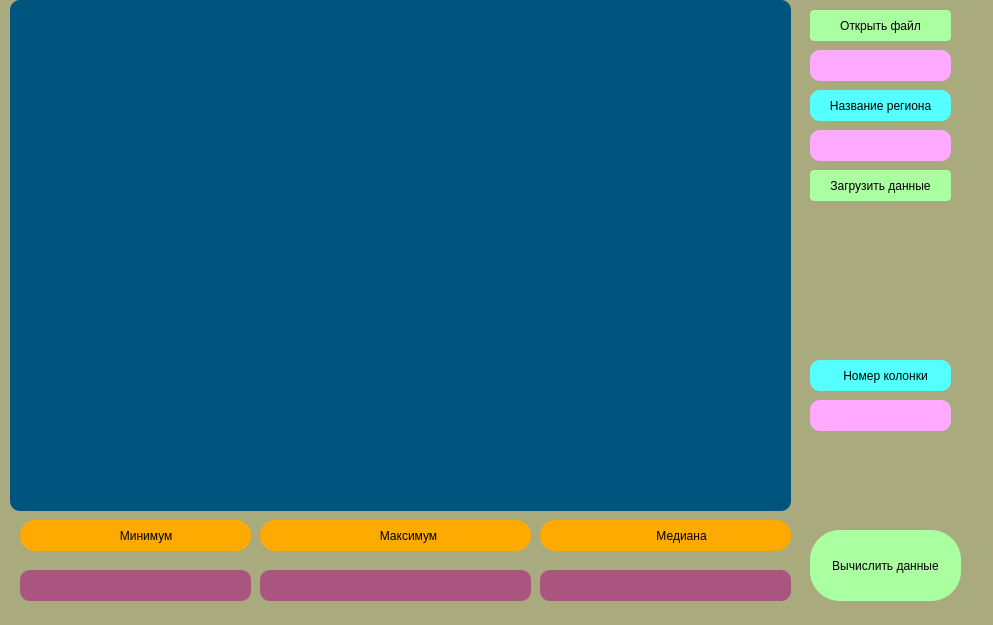
<?xml version="1.0" encoding="UTF-8"?>
<ui version="4.0">
 <class>MainWindow</class>
 <widget class="QMainWindow" name="MainWindow">
  <property name="geometry">
   <rect>
    <x>0</x>
    <y>0</y>
    <width>993</width>
    <height>625</height>
   </rect>
  </property>
  <property name="windowTitle">
   <string>MainWindow</string>
  </property>
  <property name="styleSheet">
   <string notr="true">background-color: rgb(170, 170, 127);
</string>
  </property>
  <widget class="QWidget" name="centralwidget">
   <property name="styleSheet">
    <string notr="true"/>
   </property>
   <widget class="QTableWidget" name="TableWidget">
    <property name="geometry">
     <rect>
      <x>10</x>
      <y>0</y>
      <width>781</width>
      <height>511</height>
     </rect>
    </property>
    <property name="styleSheet">
     <string notr="true">background-color:rgb(0, 85, 127);
border-radius: 10px;
color: rgb(0, 255, 0);
</string>
    </property>
   </widget>
   <widget class="QLabel" name="max">
    <property name="geometry">
     <rect>
      <x>260</x>
      <y>570</y>
      <width>271</width>
      <height>31</height>
     </rect>
    </property>
    <property name="styleSheet">
     <string notr="true">background-color:rgb(170, 85, 127);
border-radius: 10px;
color: rgb(0, 255, 0);</string>
    </property>
    <property name="text">
     <string/>
    </property>
   </widget>
   <widget class="QLabel" name="med">
    <property name="geometry">
     <rect>
      <x>540</x>
      <y>570</y>
      <width>251</width>
      <height>31</height>
     </rect>
    </property>
    <property name="styleSheet">
     <string notr="true">background-color:rgb(170, 85, 127);
border-radius: 10px;
color: rgb(0, 255, 0);</string>
    </property>
    <property name="text">
     <string/>
    </property>
   </widget>
   <widget class="QLabel" name="min">
    <property name="geometry">
     <rect>
      <x>20</x>
      <y>570</y>
      <width>231</width>
      <height>31</height>
     </rect>
    </property>
    <property name="styleSheet">
     <string notr="true">background-color:rgb(170, 85, 127);
border-radius: 10px;
color: rgb(0, 255, 0);
</string>
    </property>
    <property name="text">
     <string/>
    </property>
   </widget>
   <widget class="QLineEdit" name="linePathFile">
    <property name="geometry">
     <rect>
      <x>810</x>
      <y>50</y>
      <width>141</width>
      <height>31</height>
     </rect>
    </property>
    <property name="styleSheet">
     <string notr="true">background-color: rgb(255, 170, 255);
border-radius: 10px;</string>
    </property>
   </widget>
   <widget class="QLineEdit" name="nameregion">
    <property name="geometry">
     <rect>
      <x>810</x>
      <y>130</y>
      <width>141</width>
      <height>31</height>
     </rect>
    </property>
    <property name="styleSheet">
     <string notr="true">background-color: rgb(255, 170, 255);
border-radius: 10px;</string>
    </property>
   </widget>
   <widget class="QLineEdit" name="numbercolomn">
    <property name="geometry">
     <rect>
      <x>810</x>
      <y>400</y>
      <width>141</width>
      <height>31</height>
     </rect>
    </property>
    <property name="styleSheet">
     <string notr="true">background-color: rgb(255, 170, 255);
border-radius: 10px;</string>
    </property>
   </widget>
   <widget class="QPushButton" name="pushButton_calculations">
    <property name="geometry">
     <rect>
      <x>810</x>
      <y>530</y>
      <width>151</width>
      <height>71</height>
     </rect>
    </property>
    <property name="mouseTracking">
     <bool>true</bool>
    </property>
    <property name="styleSheet">
     <string notr="true">QPushButton {
background: rgb(170, 255, 161);
border-radius: 30px;
}
QPushButton::hover{
background: rgb(29, 255, 37);
}</string>
    </property>
    <property name="text">
     <string>Вычислить данные</string>
    </property>
   </widget>
   <widget class="QPushButton" name="btn_loaddata">
    <property name="geometry">
     <rect>
      <x>810</x>
      <y>170</y>
      <width>141</width>
      <height>31</height>
     </rect>
    </property>
    <property name="mouseTracking">
     <bool>true</bool>
    </property>
    <property name="styleSheet">
     <string notr="true">QPushButton {
background: rgb(170, 255, 161);
border-radius: 4px;
}
QPushButton::hover{
background: rgb(29, 255, 37);
}</string>
    </property>
    <property name="text">
     <string>Загрузить данные</string>
    </property>
   </widget>
   <widget class="QPushButton" name="btn_openfile">
    <property name="geometry">
     <rect>
      <x>810</x>
      <y>10</y>
      <width>141</width>
      <height>31</height>
     </rect>
    </property>
    <property name="styleSheet">
     <string notr="true">QPushButton {
background: rgb(170, 255, 161);
border-radius: 4px;
}
QPushButton::hover{
background: rgb(29, 255, 37);
}</string>
    </property>
    <property name="text">
     <string>Открыть файл</string>
    </property>
   </widget>
   <widget class="QLabel" name="qlabel_colomn">
    <property name="geometry">
     <rect>
      <x>810</x>
      <y>360</y>
      <width>141</width>
      <height>31</height>
     </rect>
    </property>
    <property name="styleSheet">
     <string notr="true">background-color: rgb(85, 255, 255);
border-radius: 10px;
</string>
    </property>
    <property name="text">
     <string>          Номер колонки</string>
    </property>
   </widget>
   <widget class="QLabel" name="qlabel_max">
    <property name="geometry">
     <rect>
      <x>260</x>
      <y>520</y>
      <width>271</width>
      <height>31</height>
     </rect>
    </property>
    <property name="styleSheet">
     <string notr="true">background-color: rgb(255, 170, 0);
border-radius: 15px;
</string>
    </property>
    <property name="text">
     <string>                                    Максимум</string>
    </property>
   </widget>
   <widget class="QLabel" name="qlabel_median">
    <property name="geometry">
     <rect>
      <x>540</x>
      <y>520</y>
      <width>251</width>
      <height>31</height>
     </rect>
    </property>
    <property name="styleSheet">
     <string notr="true">background-color: rgb(255, 170, 0);
border-radius: 15px;
</string>
    </property>
    <property name="text">
     <string>                                   Медиана</string>
    </property>
   </widget>
   <widget class="QLabel" name="qlabel_min">
    <property name="geometry">
     <rect>
      <x>20</x>
      <y>520</y>
      <width>231</width>
      <height>31</height>
     </rect>
    </property>
    <property name="styleSheet">
     <string notr="true">background-color: rgb(255, 170, 0);
border-radius: 15px;
</string>
    </property>
    <property name="text">
     <string>                              Минимум</string>
    </property>
   </widget>
   <widget class="QLabel" name="qlabel_region">
    <property name="geometry">
     <rect>
      <x>810</x>
      <y>90</y>
      <width>141</width>
      <height>31</height>
     </rect>
    </property>
    <property name="styleSheet">
     <string notr="true">background-color: rgb(85, 255, 255);
border-radius: 10px;
</string>
    </property>
    <property name="text">
     <string>      Название региона</string>
    </property>
   </widget>
  </widget>
  <widget class="QMenuBar" name="menubar">
   <property name="geometry">
    <rect>
     <x>0</x>
     <y>0</y>
     <width>993</width>
     <height>22</height>
    </rect>
   </property>
  </widget>
  <widget class="QStatusBar" name="statusbar"/>
 </widget>
 <resources/>
 <connections/>
</ui>
